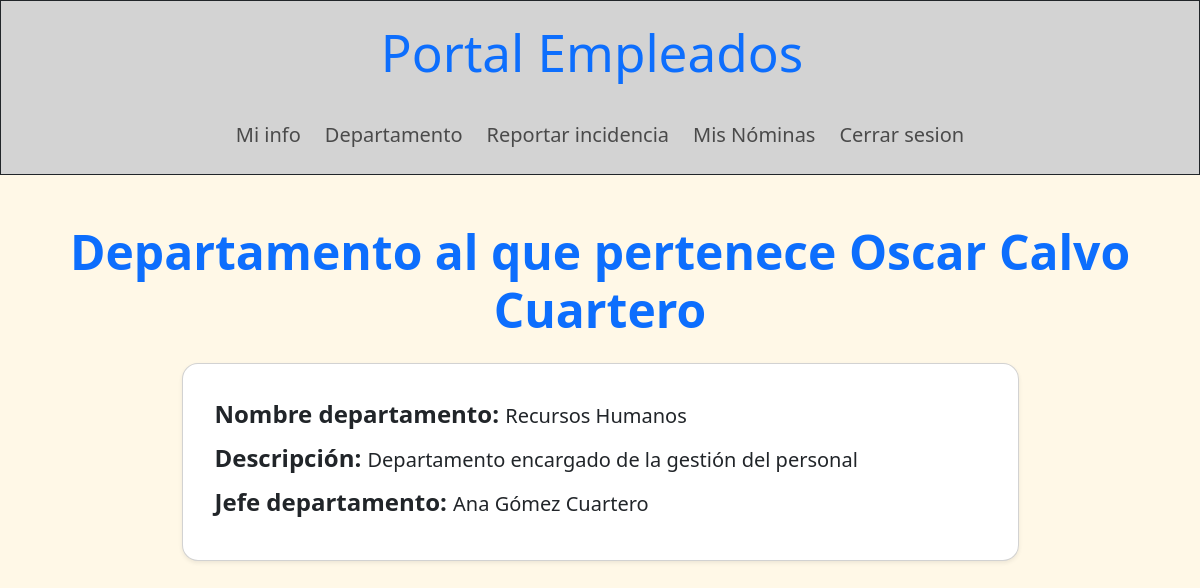
The page /portalEmpleo/front/paginas/ver_departamento.php (signed in) on the database its author committed.
### tables this page shows
CREATE TABLE `empleados` (
  `cod_empleado` int(11) NOT NULL,
  `dni` varchar(9) NOT NULL,
  `nombre` varchar(50) NOT NULL,
  `apellidos` varchar(80) NOT NULL,
  `telefono_personal` varchar(20) NOT NULL,
  `gmail_contacto` varchar(50) NOT NULL,
  `gmail_empresarial` varchar(50) NOT NULL,
  `puesto` varchar(50) NOT NULL,
  `estado` enum('activo','de baja','despedido') DEFAULT 'activo',
  `rol` enum('normal','jefe','admin') DEFAULT 'admin',
  `password_hash` varchar(255) NOT NULL,
  `foto` varchar(70) DEFAULT NULL,
  `cod_departamento` int(11) DEFAULT NULL
);

CREATE TABLE `departamentos` (
  `cod_departamento` int(11) NOT NULL,
  `nombre` varchar(100) NOT NULL,
  `descripcion` varchar(255) NOT NULL,
  `cod_jefe_departamento` int(11) DEFAULT NULL
);

### portalEmpleo/back/auth/sesion.php (called while the page is built, shortened)
<?php
    $id_sesion_usuario = $_SESSION['id_usuario'];
?>

### portalEmpleo/front/paginas/ver_departamento.php (the view, shortened to what this page needs)
<!DOCTYPE html>
<html lang="es">
<head>
    <link rel="stylesheet" href="../css/bootstrap.min.css">
</head>
<body class='fondo-web'>
    <?php
        try {
            require_once("../../back/auth/sesion.php");
            require("plantillas/barras_nav.php");
        } catch (\Throwable $th) {
            echo "No se pudo acceder a los archivos auxiliares";
        }
        try {
            $conexion = mysqli_connect($servidor, $usuario, $contra, $bbdd);
            mysqli_set_charset($conexion, "utf8mb4");
            $consulta = mysqli_query($conexion, "SELECT * FROM empleados WHERE cod_empleado = ".$id_sesion_usuario);
            $usuario = mysqli_fetch_array($consulta);
echo "<header>";
                if ($usuario['rol'] == "admin") {
                    echo $barra_admin;
                } else if ($usuario['rol'] == "jefe") {
                    echo $barra_jefe;
                } else if ($usuario['rol'] == "normal") {
                    echo $barra_normal;
                }
echo "</header>";
echo "<main>";
                if ($usuario['rol'] == "normal") {
                    echo "<h2 class='text-center mt-5 mb-4 titulo-mediano fw-bold'>Departamento al que pertenece ".$usuario['nombre']." ".$usuario['apellidos']."</h2>";
                    $consulta2 = mysqli_query($conexion, "SELECT departamentos.*, jefe.nombre AS nombre_jefe, jefe.apellidos AS apellidos_jefe
                    FROM empleados
                    LEFT JOIN departamentos  ON empleados.cod_departamento = departamentos.cod_departamento
                    LEFT JOIN empleados jefe ON departamentos.cod_jefe_departamento = jefe.cod_empleado
                    WHERE empleados.cod_empleado = $id_sesion_usuario");
                } else if ($usuario['rol'] == "jefe") {
                    echo "<h2 class='text-center mt-5 mb-4 titulo-mediano fw-bold'>Departamento liderado por ".$usuario['nombre']." ".$usuario['apellidos']."</h2>";
                    $consulta2 = mysqli_query($conexion, "SELECT departamentos.*, empleados.nombre AS nombre_jefe, empleados.apellidos AS apellidos_jefe
                    FROM departamentos LEFT JOIN empleados ON departamentos.cod_jefe_departamento = empleados.cod_empleado
                    WHERE cod_jefe_departamento =".$id_sesion_usuario);
                }
                $departamento = mysqli_fetch_array($consulta2);
                echo "<section class='container-sm mb-5'>";
                if ($departamento) {
                    echo "<div class='card shadow-sm rounded-4 p-3 mt-2 w-75 mx-auto'>";
                        echo "<section class='p-3'>";
                        echo "<p class='mb-2 fs-5'><strong class='titulo-pequeño'>Nombre departamento: </strong>". $departamento['nombre']."</p>";
                        echo "<p class='mb-2 fs-5'><strong class='titulo-pequeño'>Descripción: </strong>". $departamento['descripcion']."</p>";
                        echo "<p class='mb-2 fs-5'><strong class='titulo-pequeño'>Jefe departamento:
                        </strong>". $departamento['nombre_jefe']." ".$departamento['apellidos_jefe']."</p>";
                echo "</section>";
                } else {
                    echo "<p>No tienes ningún departamento asignado.</p>";
                    echo "ID usuario: " . $id_sesion_usuario;
                }
echo "</main>";
        } catch (mysqli_sql_exception $sql) {
            echo "No se pudo acceder a la bbdd: $sql";
        }
    ?>
</body>
</html>

### rows shown on the page
empleados: nombre "Oscar", apellidos "Calvo Cuartero"
departamentos: nombre "Recursos Humanos", descripcion "Departamento encargado de la gestión del personal", cod_jefe_departamento.nombre "Ana", cod_jefe_departamento.apellidos "Gómez Cuartero"
